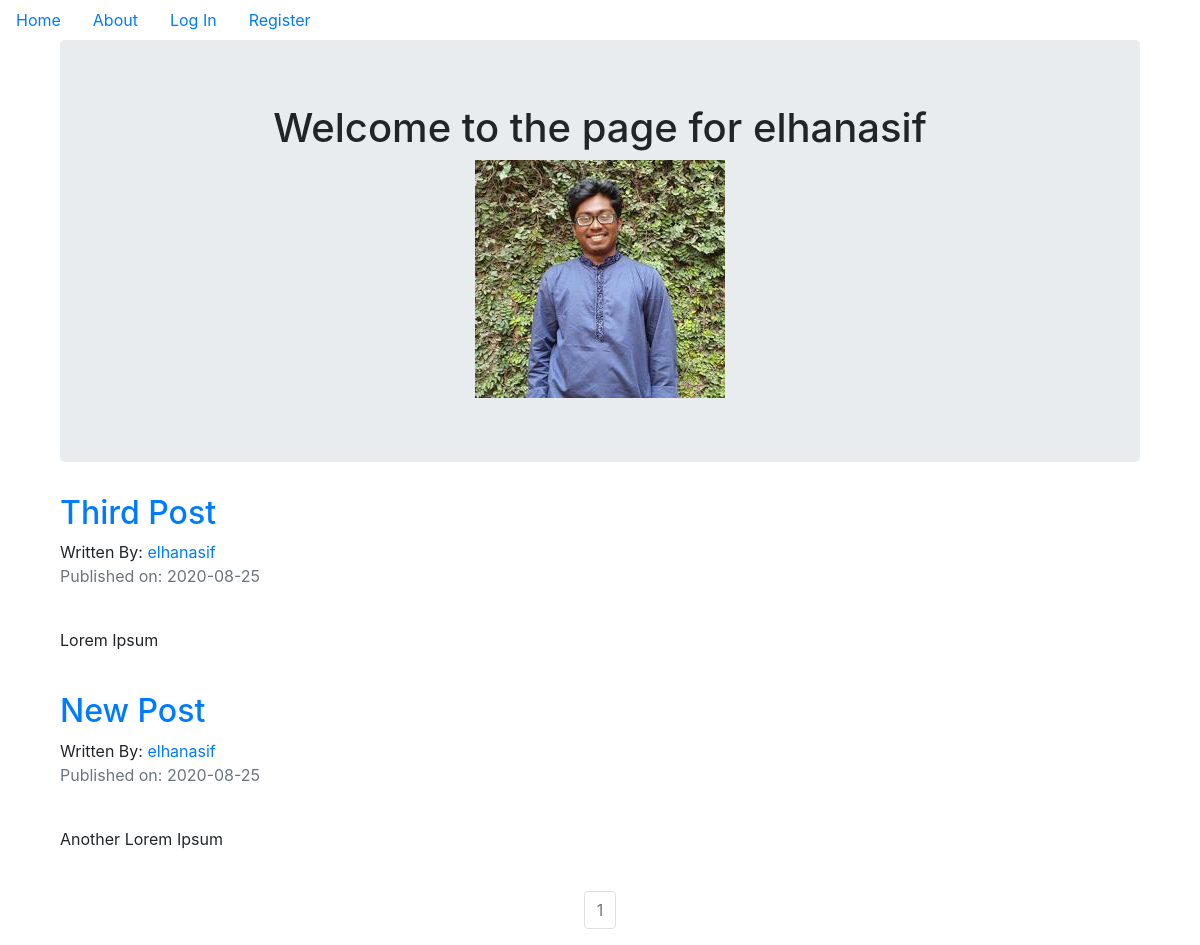
Page /elhanasif on the committed database.
### blogsite/models.py (models this page shows, shortened)
class User (db.Model, UserMixin):
    __tablename__ = 'users'
    id = db.Column (db.Integer, primary_key=True)
    profile_image = db.Column (db.String(64),nullable=False, default='default_profile.png')
    email = db.Column (db.String(64), unique=True,index = True) # what does later two attributes mean?
    username = db.Column (db.String(64),unique=True,index = True)
    password_hash = db.Column (db.String(128))
    posts = db.relationship('BlogPost', backref = 'author', lazy=True)

class BlogPost(db.Model):
    users = db.relationship (User)
    id = db.Column (db.Integer, primary_key = True)
    user_id = db.Column (db.Integer, db.ForeignKey('users.id'),nullable=False)
    date = db.Column (db.DateTime, nullable = False, default = datetime.utcnow)
    title = db.Column (db.String(140),nullable = False)
    text = db.Column (db.Text, nullable = True)

### blogsite/users/views.py (the view)
@users.route('/<username>')
def user_posts(username):
    page = request.args.get('page',1,type=int)
    user = User.query.filter_by(username=username).first_or_404()
    blog_posts = BlogPost.query.filter_by(author=user).order_by(BlogPost.date.desc()).paginate(page=page, per_page=5)
    return render_template('user_blog_posts.html',blog_posts=blog_posts,user=user)

### blogsite/templates/user_blog_posts.html
{% extends "base.html" %}
{% block content %}
<div class='container'>
    <div class = 'jumbotron'>
        <div align = 'center'>
            <h1>Welcome to the page for {{user.username}}</h1>
            <img align = 'center' src="{{url_for('static',filename='profile_pics/'+user.profile_image)}}">
        </div>
    </div>
{% for post in blog_posts.items %}
    <h2>
        <a href="url_for('blog_posts.blog_post',blog_post_id = post.id)}}">{{post.title}}</a>
    </h2>
    Written By: <a href="{{url_for('users.user_posts',username=post.author.username)}}">{{post.author.username}}</a>
    <p class = 'text-muted'>Published on: {{post.date.strftime("%Y-%m-%d")}}</p>
    <br>
    <p>{{post.text}}</p>
    <br>
{% endfor %}
</div>
<nav aria-label = 'Page Navigation Example'>
    <ul class = "pagination justify-content-center">
        {% for page_num in blog_posts.iter_pages(left_edge=1, right_edge=1, left_current=1, right_current=2) %}
        {% if blog_posts.page == page_num %}
        <li class = 'page-item disabled'>
            <a class = 'page-link' href="{{url_for('users.user_posts',username=user.username,page=page_num)}}">
              {{ page_num }}
            </a>
        </li>
        {% else %}
        <li class='page-item'>
            <a class='page-link' href="{{url_for('users.user_posts',username=user.username,page=page_num)}}">
                {{ page_num }}
            </a>
        </li>
        {% endif %}
        {% endfor %}
    </ul>
</nav>
{% endblock content %}

### rows in the picture
User: username "elhanasif", profile_image (picture)
BlogPost: title "Third Post", author.username "elhanasif", date "2020-08-25", text "Lorem Ipsum"
BlogPost: title "New Post", author.username "elhanasif", date "2020-08-25", text "Another Lorem Ipsum"

### other values in the picture
{{ page_num }} "1"
